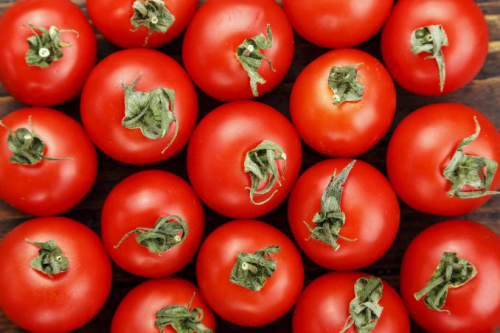
#> input picture tomater.png, 500 x 333 px
$ python -i vision.py   (imports and definitions only)
#> lines starting #> are read from the running program, lines starting #| are printed output that depends on the picture
from colorsys import rgb_to_hls, rgb_to_hsv
from sqlite3 import Timestamp
import cv2 as cv
import numpy as np
import ctypes
from datetime import datetime
from matplotlib import pyplot as plt
from skimage.util import random_noise


## get Screen Size
# [1 line that did not run here, left out]
# [1 line that did not run here, left out]

# [61 lines left out: functions readImage, displayImage, resize, rotate, saveImage, gaussianBlur, not called in this run]

def RGB2HVS(inputImage: cv.Mat):
    return cv.cvtColor(inputImage, cv.COLOR_BGR2HSV)

# [108 lines left out: functions isolateRedPixels, isolateChannel, emulatedNoice, plotnoise, not called in this run]


def cannyFilter(inputImage: cv.Mat):
    if(len(inputImage.shape)<3):

        edges = cv.Canny(inputImage, 100, 200)

    elif len(inputImage.shape)==3:

        print("Color(RGB)")

        edges = cv.Canny(cv.cvtColor(inputImage, cv.COLOR_BGR2GRAY),150,220)

    return edges

# [20 lines left out: functions houghCircle, main, not called in this run]


# [2 lines not run here, left out]

>>> import cv2
>>> picture = cv2.imread('tomater.png')
#> picture is the input picture: shape (333, 500, 3); mean B, G, R 34.6, 56.2, 178.5
>>> result = cannyFilter(picture)
#> in cannyFilter, `edges = cv.Canny(cv.cvtColor(inputImage, cv.COLOR_BGR2GRAY),150,220)`:
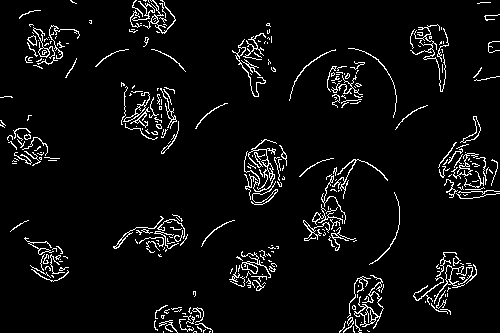
#> edges: shape (333, 500); 5.3% white in thin lines or dots
